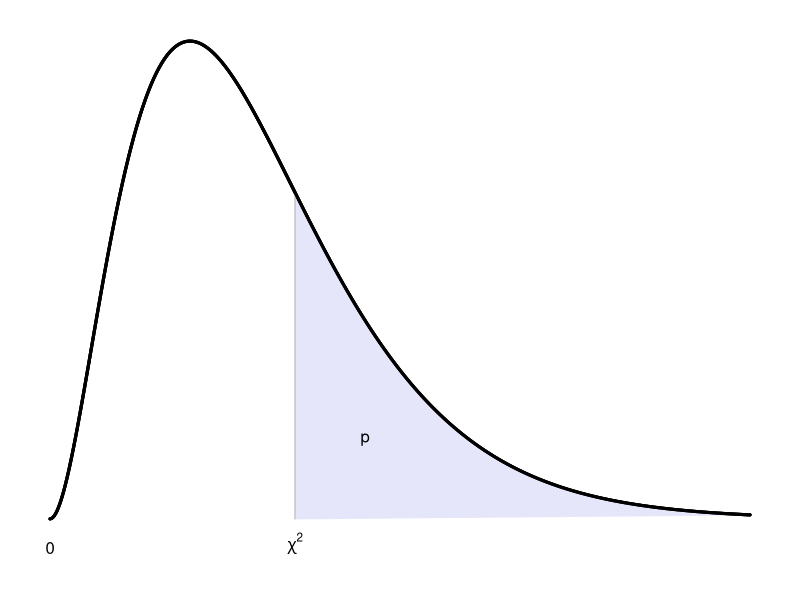

Here is the R script that generated this plot:
## ---- chunk 1
# adapted from `kritieketwaarden_hulpfiguur.R`
# HQ 20140320 en 20200916
# alles met df=6
op <- par(mar=c(3,1,1,1)+0.1)
xmax=20
df=6
xx <- seq(df+1,xmax,by=.01)
yy <- dchisq(xx,df=df)
curve( dchisq(x,df=df), from=0, to=xmax, xaxt="n", yaxt="n", xlab="", ylab="", bty="n", lwd=3, n=501 )
polygon( x=c(df+1,xx), y=c(0,yy), col="lavender", border="lavender" )
curve( dchisq(x,df=df), from=0, to=xmax, xaxt="n", yaxt="n", xlab="", ylab="", bty="n", lwd=3, 
       n=501, add=TRUE )
text( df+3, dchisq(df+3,df=df)*.4, "p", adj=.5, cex=1 )
axis( side=1, at=c(0,df+1), labels=c("0",expression(chi^2)), cex=1, tick=F, line=-1 ) # cex is ignored
# abline( h=0, lty=1, col="grey70" )
# segments( x0=df, x1=df, y0=0, y1=dchisq(0,df=df), col="grey70" )
segments( x0=xx[1], x1=xx[1], y0=0, y1=yy[1], col="grey70" )
curve( dchisq(x,df=df), from=0, to=xmax, xaxt="n", yaxt="n", xlab="", ylab="", bty="n", lwd=3, 
       n=501, add=TRUE )
## ---- chunk 2
pvals <- c(.2,.1,.05,.025,.01,.005,.0025,.001)
df <- c( seq(1,25,by=1),30,40,50,100,200,400 ) 
## # add extra row for infinity d.f. (using normal distro)
# add extra columns, one for d.f. values and one for spacing
appendixchi2 <- matrix("",nrow=length(df),ncol=2+length(pvals)) # matrix of char strings
for (i in 1:length(df)) 
  for (j in 1:length(pvals))
    appendixchi2[i,j+2] <- format( qchisq( p=pvals[j], lower.tail=FALSE, df=df[i] ),
                               digits=3, nsmall=2 )
appendixchi2[,1] <- format(df) # df in first column
appendixchi2 <- rbind(
  c( "", "p", as.character(pvals) ),
  appendixchi2
)
# suppress first row, and use as column names
knitr::kable(
  appendixchi2[-1,], booktabs=TRUE, col.names=appendixchi2[1,], align="c" )
